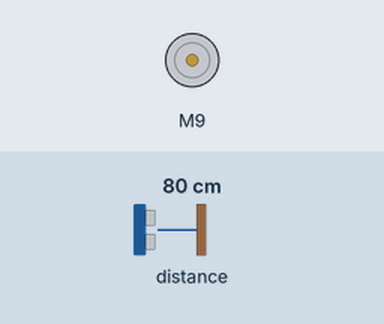
Recording of a sketch running on a simulated Arduino Uno, built with avr-gcc and run on an emulated ATmega328P. Shown: DC motor (green arrow = forward, orange = backward, longer = faster). The inputs (shaded band) are chosen by the test bench; at power-on: distance to the obstacle 80 cm. What the sketch prints to the serial monitor is not drawn.

Above: at 0.11 s.
At 9.97 s:
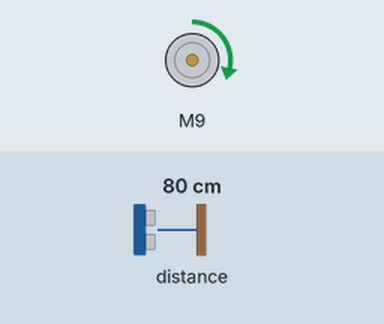
At 20.04 s:
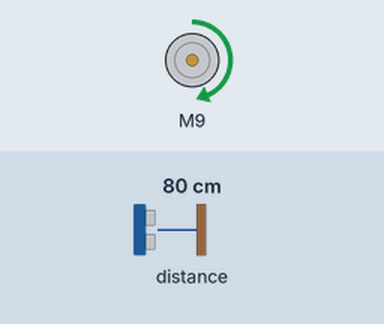
At 39.85 s:
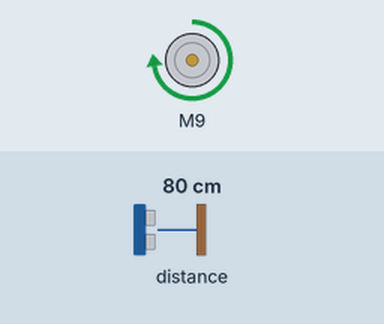
Timing chart, 0 to 40.0 s (numbered marks = the images above):
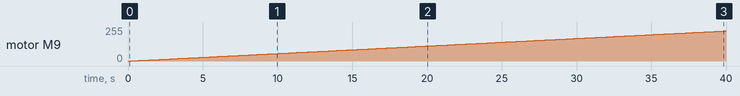

The sketch:

EEE351_Control.ino
```cpp
 /* This example shows how to use continuous mode to take
range measurements with the 6 pin VL53L0X module. It is based on
vl53l0x_ContinuousRanging_Example.c from the VL53L0X API.

The range readings are in units of mm.

Original source: https://github.com/adafruit/Adafruit_VL53L0X
Modified by Ahmad Shamshiri for RoboJax.com
Date modified: May 31, 2018 at 19:25 at Ajax, Ontario, Canada
Watch the instruciton video for this code https://youtu.be/S2jaAQEv3Yo

Pin connection
VL53L0X Pin  Arduino Pin
VCC         5V
GND         GND
SDA         A4 or SDA if available
SCL         A5 or SCL if available
GPIO1       leave it unconnected
XSHUT       D12 (digital 12 or pin 12)
*/


#include <Wire.h>
#include <VL53L0X.h>
#include <BTS7960.h>
VL53L0X sensor;
float driverValue = 0;
int LPWM = 9; // H-bridge leg 1 ->LPWM
int enL = 8; // H-bridge enable pin 1 -> L_EN


int RPWM = 6; // H-bridge leg 2 ->RPWM
int enR = 7; // H-bridge enable pin 2 -> R_EN
int userIn = 0;
double final_data = 0;
BTS7960 motorController(enL, enR, LPWM, RPWM);
bool setMeasurementTimingBudget(200000);
void setup()
{

  pinMode(12,INPUT_PULLUP);
  digitalWrite(12,HIGH);
  Serial.begin(115200);
  Serial.println("Done1 ");
  Wire.begin();
  Serial.println("Done2 ");

  sensor.init();
  Serial.println("Done3 ");

  sensor.setTimeout(500);
  sensor.startContinuous();
}

void loop()
{
  motorController.Enable();

  if(Serial.available() > 1){
    userIn = Serial.parseInt();

    }
  Serial.println(userIn);
  Serial.println(driverValue);
  int distance =sensor.readRangeContinuousMillimeters();
  //int distance =sensor.startContinuous(100);
  final_data = 0.8*final_data + 0.2*distance;
  if(final_data - userIn < 1  && driverValue > -255){
    driverValue = driverValue - 0.25;
    delay(10);
  }else if (final_data - userIn > 1 && driverValue < 255) {
    driverValue = driverValue + 0.25  ;
    delay(10);
   }else {}


  motorController.TurnRight(driverValue);
  if(driverValue < 0 )
  {
    motorController.TurnLeft(-driverValue);
    }

 //distance = distance;
  Serial.print("Distance: ");
  Serial.print(final_data,0);
  Serial.print("mm");
  if (sensor.timeoutOccurred()) { Serial.print(" TIMEOUT"); }

  Serial.println();

}
```

Measured:
- by itself, motor M9: moves from stopped to forward 226/255 over 39.8 s
